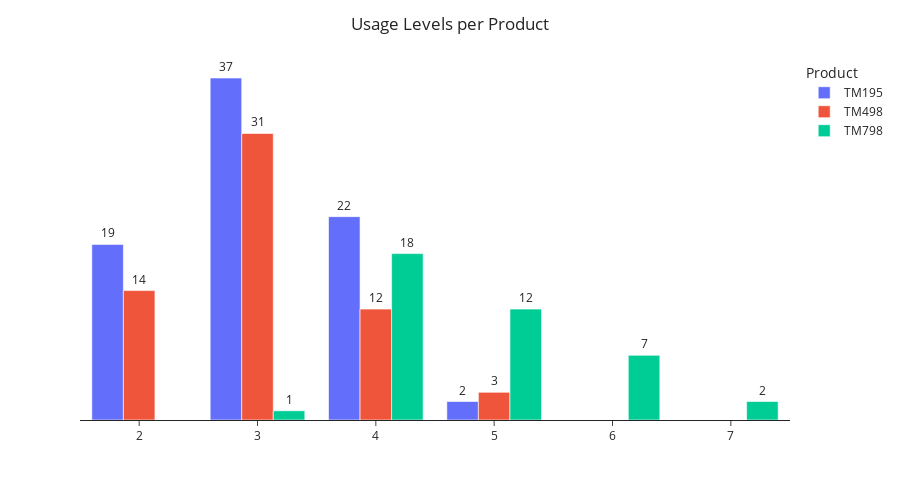

Here is the notebook cell this chart was saved with:
### Markdown cell above
With this distribution we can see that more niche, TM798 (green) has a much higher usage rate amongst fitness fanatics and is likely the higher end product in the fitness world compared to the other two.

TM195 and TM498 are comparable in this respect.

### Code cell
# Creating a histogram of fitness levels per product

fitness_graph = px.histogram(df, x='Usage', color='Product', barmode='group', text_auto=True, height=500)

# Updating layout
fitness_graph.update_layout(title='Usage Levels per Product', title_x=.5) # Setting and centering title
fitness_graph.update_layout(template='simple_white', yaxis_title=None, showlegend=True) # Removing y axis title and legend
fitness_graph.update_xaxes(title='') # Removing x axis label
fitness_graph.update_yaxes(visible=False) # Removing y axis
fitness_graph.update_traces(textposition = 'outside') # Setting value labels outside each bar

fitness_graph.show()

### Figure 1 — Plotly figure (JSON) as saved in the notebook; plotly's stock layout.template omitted (floating-point values rounded to 4 significant figures)
{"data": [{"alignmentgroup": "True", "bingroup": "x", "hovertemplate": "Product=TM195<br>Usage=%{x}<br>count=%{y}<extra></extra>", "legendgroup": "TM195", "marker": {"color": "#636efa", "pattern": {"shape": ""}}, "name": "TM195", "offsetgroup": "TM195", "orientation": "v", "showlegend": true, "textposition": "outside", "texttemplate": "%{value}", "type": "histogram", "x": [3, 2, 4, 3, 4, 3, 3, 3, 5, 2, 3, 3, 4, 3, 3, 3, 2, 4, 4, 2, 4, 4, 4, 5, 2, 3, 4, 3, 2, 2, 3, 3, 2, 3, 3, 4, 2, 3, 3, 4, 3, 3, 4, 2, 2, 2, 3, 3, 4, 3, 3, 2, 4, 4, 3, 2, 2, 3, 4, 2, 3, 4, 2, 4, 3, 3, 4, 3, 3, 2, 2, 3, 4, 3, 4, 3, 3, 3, 4, 3], "xaxis": "x", "yaxis": "y"}, {"alignmentgroup": "True", "bingroup": "x", "hovertemplate": "Product=TM498<br>Usage=%{x}<br>count=%{y}<extra></extra>", "legendgroup": "TM498", "marker": {"color": "#EF553B", "pattern": {"shape": ""}}, "name": "TM498", "offsetgroup": "TM498", "orientation": "v", "showlegend": true, "textposition": "outside", "texttemplate": "%{value}", "type": "histogram", "x": [3, 2, 3, 3, 5, 2, 2, 3, 3, 3, 4, 3, 3, 3, 3, 3, 3, 2, 3, 2, 5, 3, 2, 4, 3, 2, 2, 4, 4, 4, 4, 4, 3, 3, 4, 3, 2, 2, 4, 3, 4, 2, 3, 5, 3, 4, 3, 3, 3, 3, 3, 3, 2, 4, 3, 3, 3, 3, 2, 2], "xaxis": "x", "yaxis": "y"}, {"alignmentgroup": "True", "bingroup": "x", "hovertemplate": "Product=TM798<br>Usage=%{x}<br>count=%{y}<extra></extra>", "legendgroup": "TM798", "marker": {"color": "#00cc96", "pattern": {"shape": ""}}, "name": "TM798", "offsetgroup": "TM798", "orientation": "v", "showlegend": true, "textposition": "outside", "texttemplate": "%{value}", "type": "histogram", "x": [4, 3, 4, 4, 5, 4, 4, 4, 5, 5, 4, 4, 5, 4, 6, 6, 4, 4, 5, 4, 4, 4, 6, 7, 6, 5, 7, 6, 5, 5, 6, 4, 5, 4, 5, 6, 5, 5, 4, 4], "xaxis": "x", "yaxis": "y"}], "layout": {"barmode": "group", "height": 500, "legend": {"title": {"text": "Product"}, "tracegroupgap": 0}, "margin": {"t": 60}, "showlegend": true, "title": {"text": "Usage Levels per Product", "x": 0.5}, "xaxis": {"anchor": "y", "domain": [0, 1], "title": {"text": ""}}, "yaxis": {"anchor": "x", "domain": [0, 1], "title": {}, "visible": false}}}
